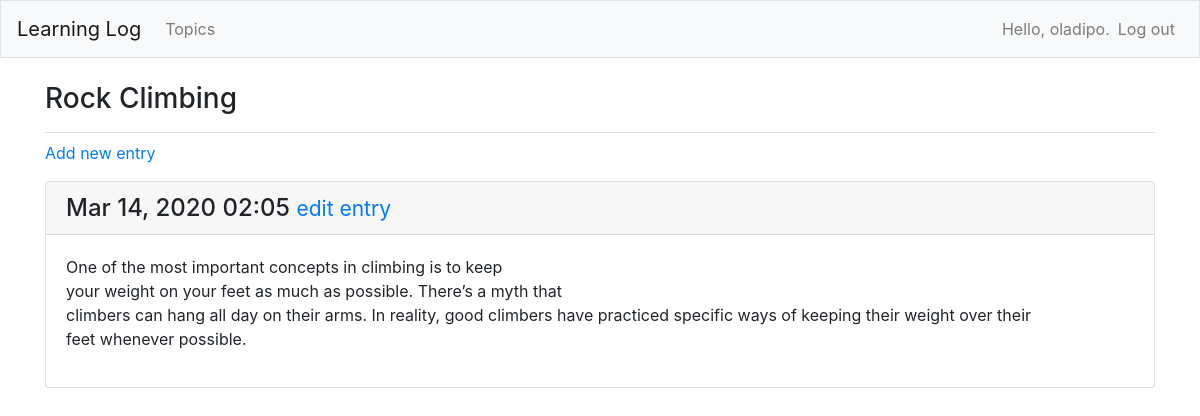
The page /topics/2/ (signed in) on the database its author committed.
### learning_logs/models.py (models this page shows, shortened)
class Topic(models.Model):
    text = models.CharField(max_length=200)
    date_added = models.DateTimeField(auto_now_add=True)
    owner = models.ForeignKey(User, on_delete=models.CASCADE)
    def __str__(self):
        return self.text

class Entry(models.Model):
    topic = models.ForeignKey(Topic, on_delete=models.CASCADE)
    text = models.TextField()
    date_added = models.DateTimeField(auto_now_add=True)
    class Meta:
        verbose_name_plural = "entries"

### learning_logs/views.py (the view)
# urls.py: path("topics/<int:topic_id>/", views.topic, name="topic"),
@login_required
def topic(request, topic_id):
    topic = Topic.objects.get(id=topic_id)
    check_topic_owner(request, topic_id)
    entries = topic.entry_set.order_by("-date_added")
    context = {"topic": topic, "entries": entries}
    return render(request, "learning_logs/topic.html", context)

### learning_logs/views.py (called while the page is built)
def check_topic_owner(request, topic_id):
    topic = Topic.objects.get(id=topic_id)
    if topic.owner != request.user:
        raise Http404

### learning_logs/templates/learning_logs/topic.html
{% extends 'learning_logs/base.html' %}
{% block page_header %}
<h3>{{ topic }}</h3>
{% endblock page_header %}
{% block content %}
<p>
    <a href="{% url 'learning_logs:new_entry' topic.id %}">Add new entry</a>
</p>
{% for entry in entries %}
<div class="card mb-3">
    <h4 class="card-header">
        {{ entry.date_added|date:'M d, Y H:i' }}
        <small><a href="{% url 'learning_logs:edit_entry' entry.id %}">edit entry</a></small>
    </h4>
    <div class="card-body">
        {{ entry.text|linebreaks }}
    </div>
</div>
{% empty %}
<p>There are no entries for this topic yet.</p>
{% endfor %}
{% endblock content %}

### learning_logs/templates/learning_logs/base.html (shortened to what this page needs)
{% load bootstrap4 %}
<!DOCTYPE html>
<html lang="en">
<head>
    {% bootstrap_css %}
</head>
<body>
    <nav class="navbar navbar-expand-md navbar-light bg-light mb-4 border">
        <a href="{% url 'learning_logs:index' %}" class="navbar-brand">Learning Log</a>
        <div class="collapse navbar-collapse" id="navbarCollapse">
            <ul class="navbar-nav mr-auto">
                <li class="nav-item">
                    <a href="{% url 'learning_logs:topics' %}" class="nav-link">Topics</a>
                </li>
            </ul>
            <ul class="navbar-nav ml-auto">
                {% if user.is_authenticated %}
                <li class="nav-item">
                    <span class="navbar-text">Hello, {{ user.username }}.</span>
                </li>
                <li class="nav-item">
                    <a href="{% url 'users:logout' %}" class="nav-link">Log out</a>
                </li>
                {% endif %}
            </ul>
        </div>
    </nav>
    <main class="container" role="main">
        <div class="pb-2 mb-2 border-bottom">
            {% block page_header %} {% endblock page_header %}
        </div>
        <div>
            {% block content %} {% endblock content %}
        </div>
    </main>
</body>
</html>

### rows shown on the page
Topic: text "Rock Climbing"
Entry: date_added "Mar 14, 2020 02:05", text "One of the most important concepts in climbing is to keep your weight on your feet as much as possible. There’s a myth that climbers can hang all day on their arms. In reality, good climbers have practiced specific ways of keeping their weight over their feet whenever possible."

### other values the page prints
{{ user.username }} "oladipo"
